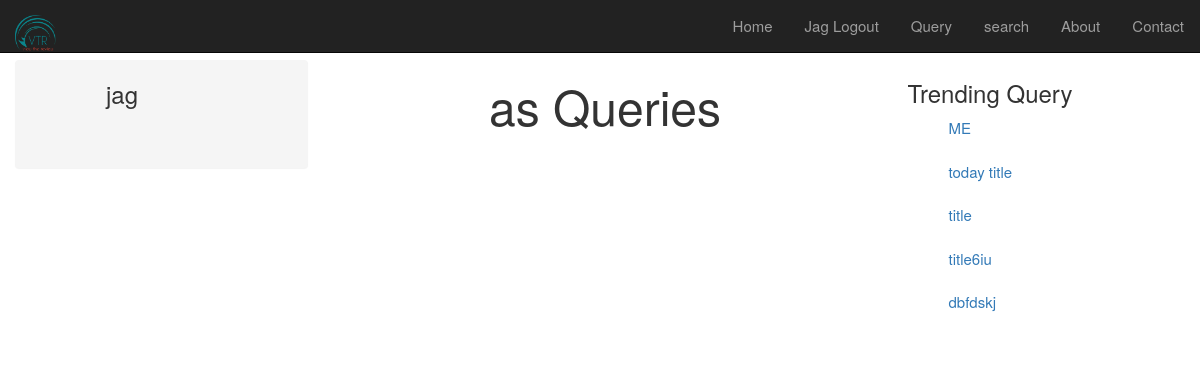
The app's page /faculty/branch/as/ (signed in), older data.
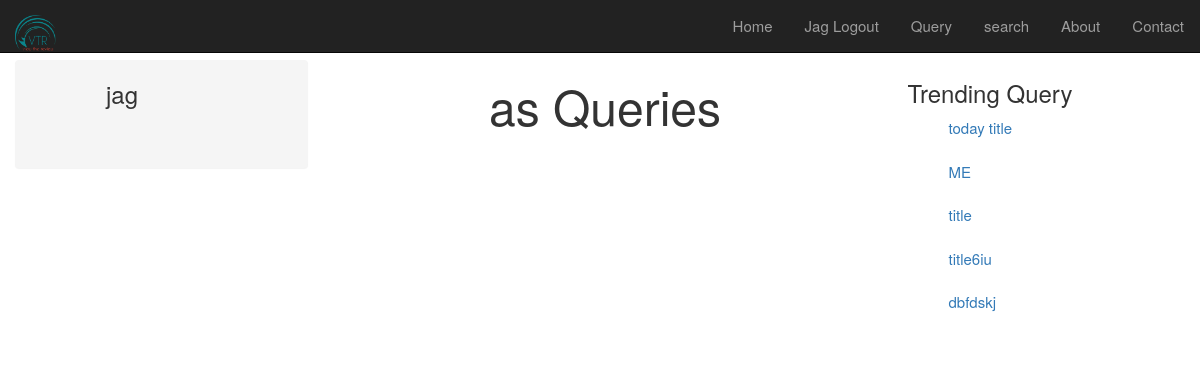
The same page, newer data.
### vtr/models.py (models this page shows, shortened)
class QueryS(models.Model):
    title = models.CharField(max_length=100, unique=True)
    created_at = models.DateTimeField(auto_now_add=True)
    content = models.TextField(null=True)
    show_user = models.BooleanField(default=0, null=False)
    branch = models.CharField(max_length=20, blank=True, null=True)
    views = models.IntegerField(default=0)
    votes = models.ManyToManyField(User, related_name='votess')
    abuses = models.ManyToManyField(User, related_name='abusess')
    user = models.ForeignKey(User, null=True)
    slug = models.SlugField(unique=True)
    tags = TaggableManager()

### faculty/views.py (the view)
# urls.py: url(r'^branch/(?P<branch_name>\w+)/$', views.branch, name='branch'),
@login_required
def branch(request, branch_name):
    userprofile = UserProfileF.objects.filter(user=request.user.id)
    allquery = QueryS.objects.filter(branch= branch_name).order_by('-created_at')
    popular_query = QueryS.objects.order_by('-views')[:5]
    branch = ['CSE','IT','ECE','ME','CE','EN']
    title= branch_name + ' Queries'
    context_dict = {
        'userprofile': userprofile,
        'allquery': allquery,
        'popular_query': popular_query,
        'branch': branch,
        'title': title
        }
    return render(request, 'faculty/index.html', context_dict)

### templates/faculty/index.html (shortened to what this page needs)
{% extends 'faculty/base.html' %}
{% load i18n comments %}
{% load markup_tags %}
{% block body_block %}
    <div class="row">
        <div class="col-lg-3" id="left">
            <ul>
                <h3>
                {{ user.username}}</h3><br><br>
            </ul>
        </div>
        <div class="col-lg-6" id="middle">
        <h1><font size="7"><center>{{title}}</center></font></h1>
        </div>
        <div class="col-lg-3" id="right">
            <div>
                <h3>Trending Query</h3>
                <ul style="list-style-type: none">
                    {% for query in popular_query %}
                        <li>
                            <a href="/faculty/{{query.slug}}">{{ query.title }}</a>
                        </li>
                        <br>
                    {% endfor %}
                </ul>
            </div>
            <br>
        </div>
    </div>
{% endblock %}

Row changes from the older to the newer data that the page shows:
changed QueryS "today title": moves up the list
